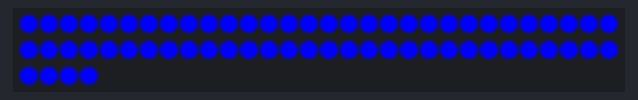
Bench run of a program on a simulated MicroPython board. On the bench: 64 RGB LEDs in strip order, left to right, continuing on the next row.

Above: at 0.1 s.
At 1.1 s:
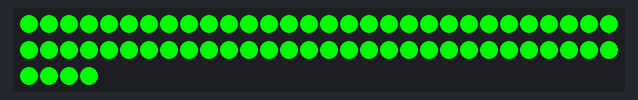
At 2.1 s:
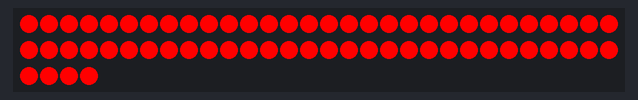

Measured:
- by itself, everything shown: repeats every 3.0 s, in 3 steps
- what the display in image 1 shows lasts 1.0 s, from 1.0 s to 2.0 s

The program:

prueba_matriz.py
```python
import machine, neopixel
import time

class MatrizWS2812B:
    def __init__(self, pin, num_pixeles, ancho, alto, brillo=1.0):
        """
        Inicializa la matriz WS2812B.

        Args:
            pin (int): El pin GPIO al que está conectada la matriz.
            num_pixeles (int): El número de píxeles en la matriz.
            ancho (int): El ancho de la matriz en píxeles.
            alto (int): El alto de la matriz en píxeles.
            brillo (float): El brillo de la matriz (0.0 a 1.0).
        """
        self.pin = pin
        self.num_pixeles = num_pixeles
        self.ancho = ancho
        self.alto = alto
        self.brillo = brillo
        self.np = neopixel.NeoPixel(machine.Pin(pin), num_pixeles)
        self.apagar_matriz()

    def establecer_pixel(self, pixel, color):
        """
        Establece el color de un píxel individual con el brillo ajustado.

        Args:
            pixel (int): El índice del píxel.
            color (tuple): El color RGB del píxel (R, G, B).
        """
        r, g, b = color
        r = int(r * self.brillo)
        g = int(g * self.brillo)
        b = int(b * self.brillo)
        self.np[pixel] = (r, g, b)

    def apagar_matriz(self):
        """
        Apaga todos los pixeles de la matriz.
        """
        self.llenar_matriz((0,0,0))

    def llenar_matriz(self, color):
        """
        Llena toda la matriz con un color específico y el brillo ajustado.

        Args:
            color (tuple): El color RGB para llenar la matriz (R, G, B).
        """
        r, g, b = color
        r = int(r * self.brillo)
        g = int(g * self.brillo)
        b = int(b * self.brillo)
        for i in range(self.num_pixeles):
            self.np[i] = (r, g, b)

    def mostrar(self):
        """
        Muestra los cambios en la matriz.
        """
        self.np.write()

    def ajustar_brillo(self, brillo):
        """
        Ajusta el brillo de la matriz.

        Args:
            brillo (float): El nuevo brillo de la matriz (0.0 a 1.0).
        """
        self.brillo = brillo

    def mostrar_matriz_grafica(self, matriz_grafica, color_encendido=(255, 255, 255), color_apagado=(0, 0, 0)):
        """
        Muestra una matriz gráfica en la matriz WS2812B.

        Args:
            matriz_grafica (list): Una matriz de unos y ceros que representa la imagen.
            color_encendido (tuple): El color RGB para los píxeles encendidos.
            color_apagado (tuple): El color RGB para los píxeles apagados.
        """
        for y in range(self.alto):
            for x in range(self.ancho):
                pixel = y * self.ancho + x
                if matriz_grafica[y][x] == 1:
                    self.establecer_pixel(pixel, color_encendido)
                else:
                    self.establecer_pixel(pixel, color_apagado)
        self.mostrar()

# Ejemplo de uso
pin_datos = 4  # Ajusta al pin correcto
ancho_matriz = 8
alto_matriz = 8
num_pixeles = ancho_matriz * alto_matriz
matriz = MatrizWS2812B(pin_datos, num_pixeles, ancho_matriz, alto_matriz, brillo=0.5)

matriz_ejemplo = [
    [1, 0, 1, 0, 1, 0, 1, 0],
    [0, 1, 0, 1, 0, 1, 0, 1],
    [1, 0, 1, 0, 1, 0, 1, 0],
    [0, 1, 0, 1, 0, 1, 0, 1],
    [1, 0, 1, 0, 1, 0, 1, 0],
    [0, 1, 0, 1, 0, 1, 0, 1],
    [1, 0, 1, 0, 1, 0, 1, 0],
    [0, 1, 0, 1, 0, 1, 0, 1],
]

# Llenar la matriz con un color
matriz.ajustar_brillo(1)  # Brillo al 100%
matriz.llenar_matriz((150, 156, 18))  # verde
#matriz.llenar_matriz((255, 0, 0))  # rojo
#matriz.llenar_matriz((0, 0, 255))  # rojo
#matriz.mostrar_matriz_grafica(matriz_ejemplo, color_encendido=(150, 156, 18)) # verde encendido, apagado negro
matriz.mostrar()

#matriz.apagar_matriz()
#matriz.mostrar()

while True:
    matriz.llenar_matriz((0, 0, 255))
    matriz.mostrar()
    time.sleep(1)
    matriz.llenar_matriz((0, 255, 0))
    matriz.mostrar()
    time.sleep(1)
    matriz.llenar_matriz((255, 0, 0))
    matriz.mostrar()
    time.sleep(1)
```
